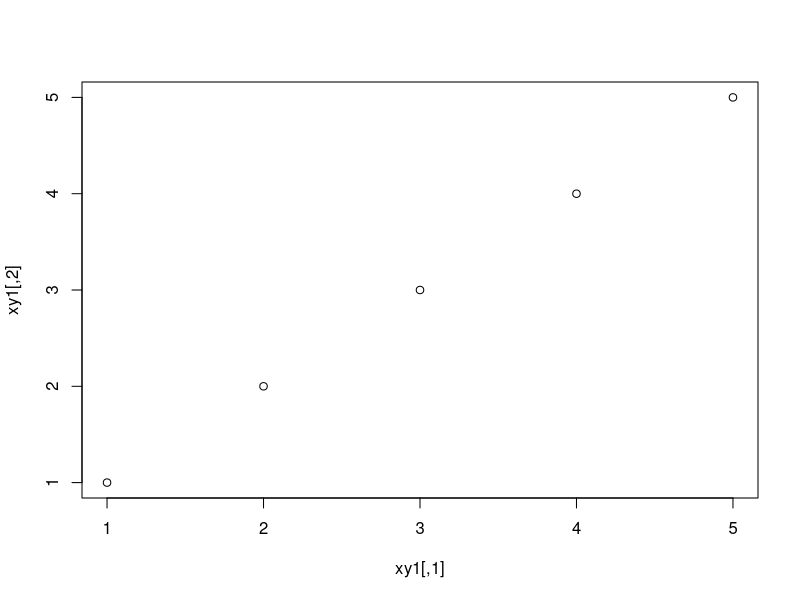
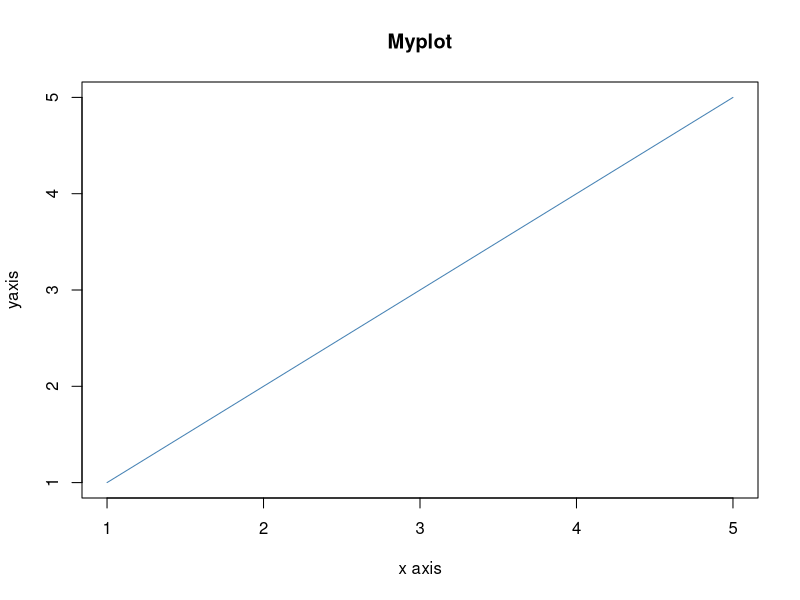
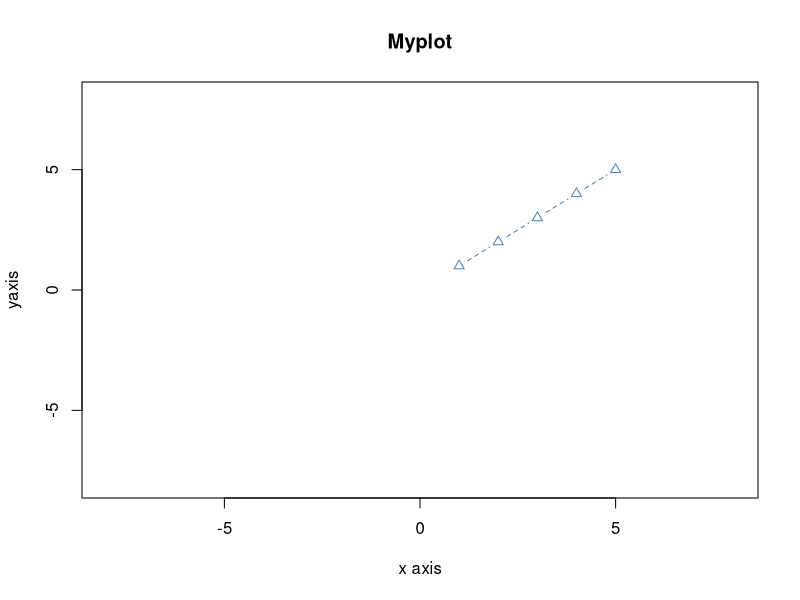
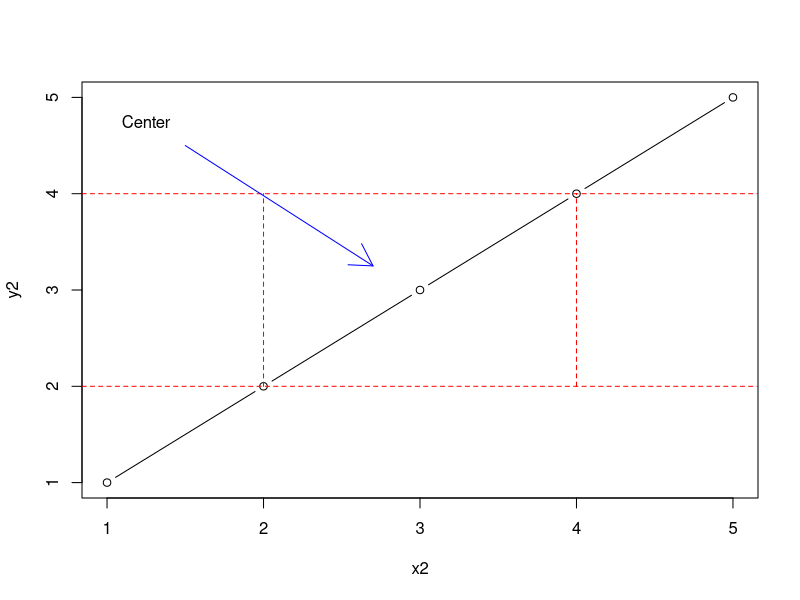
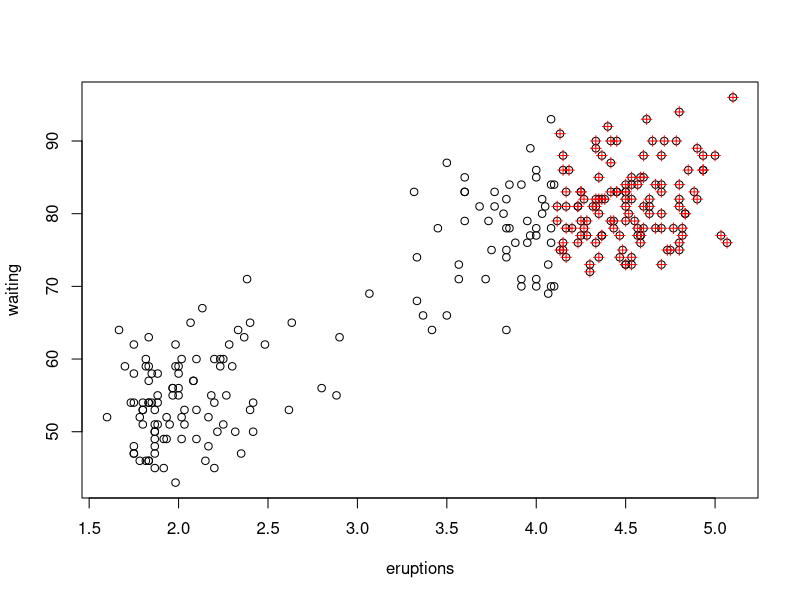

Write R code to recreate these figures, in order.
#plotting from a matrix
xy1 = matrix(data = c(1,2,3,4,5,#representing x coordinates
                      1,2,3,4,5), nrow = 5, ncol = 5)#representing y coord

plot(xy1)
#drawing a line
x2 = c(1,2,3,4,5)
y2 = c(1,2,3,4,5)
#having an "b" prints  dots and lines
#having the "o" has the line overlapping the dots
plot(x2, y2, type = "l", #substitute o for an l to print a line
     main = "Myplot", xlab = "x axis", ylab = "yaxis",
     col = "steelblue")
#type colors in console to find the color names

#a more complicated one
#pch means us second point and lty use line defined by 2
plot(x2, y2, type = "b", pch = 2, lty = 2,
     main = "Myplot", xlab = "x axis", ylab = "yaxis",
     col = "steelblue", xlim = c(-8,8), ylim = c(-8,8))
#xlim and ylim have it go from -8 to 8

#plotting multiple plots on the screen
x2 = c(1,2,3,4,5)
y2 = c(1,2,3,4,5)
plot(x2,y2,type = "b")

abline(h = c(2,4), col = "red", lty = 2)#straight lines at the 2 and 4

#two segmented lines
segments(x0 = c(2,4), y0 = c(2,2), x1 = c(2,4), y1 = c(4,4), 
         col = "red", lty = 2)
#draw arrows with starting x and y and then ending x and y
arrows(x0 = 1.5, y0 = 4.5, x1 = 2.7, y1 = 3.25, col = "blue")

text(x = 1.25, y = 4.75, labels = "Center")

#load built in data
plot(faithful)
#highlight eruptions with a waiting time greater than four
eruptions4 = with(faithful, faithful[eruptions > 4.1,])
#draw specific points
points(eruptions4, col = "red", pch = 3)